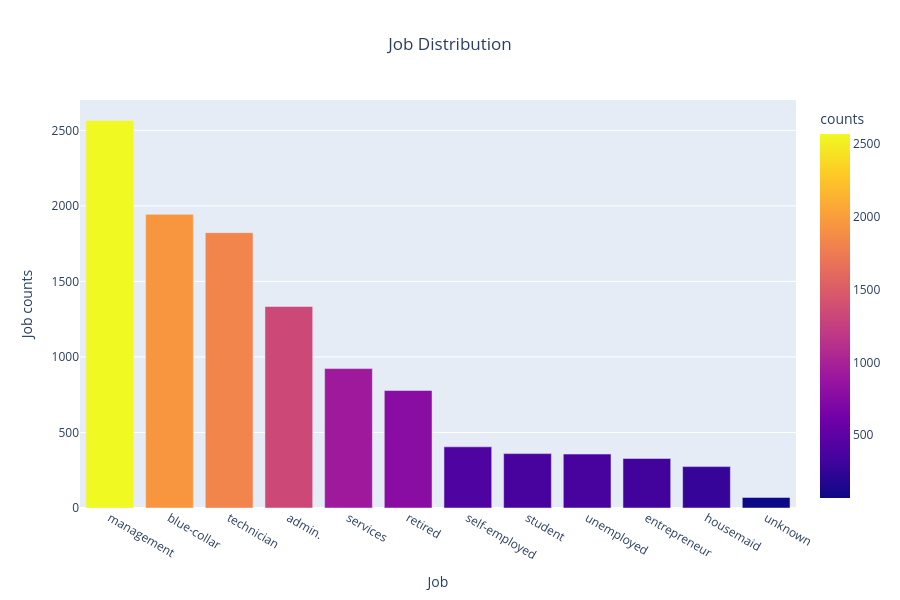
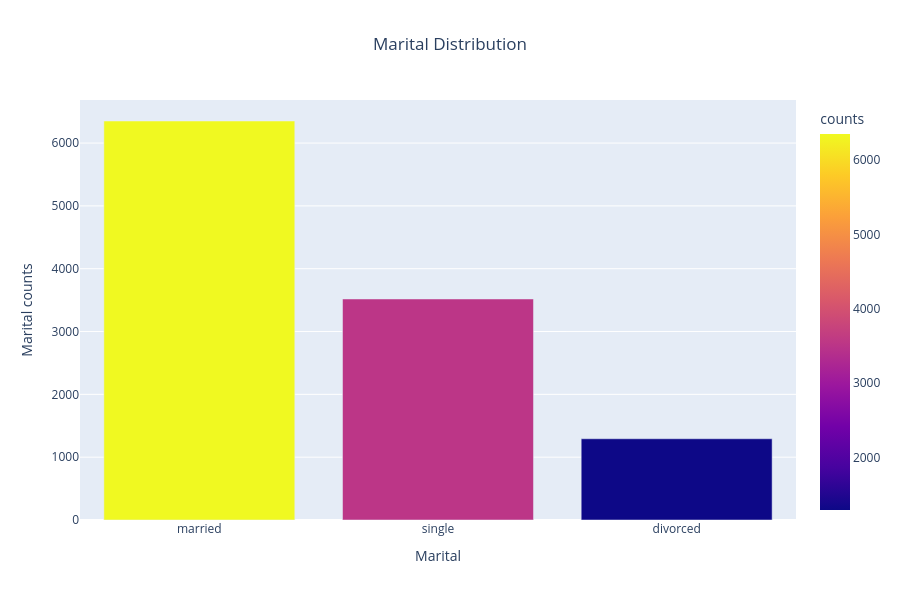
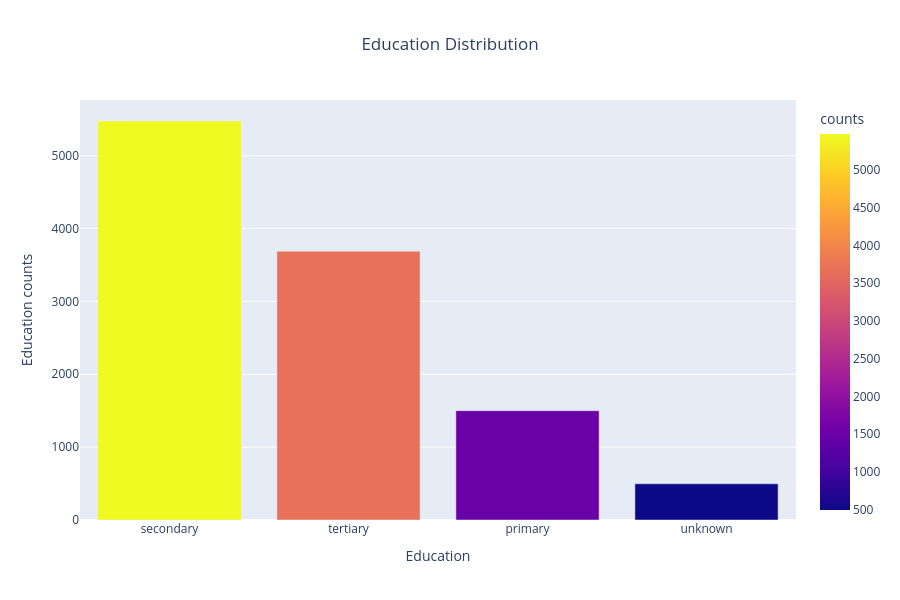

Notebook cell for these charts, in order:
### Markdown cell above
- Except age and day every other column is heavily right skewed. Balance has a skewness of 8.22 which is likely because of the extreme balances. The skewness of the columns can be reduced using different transformation techniques if the model doesn't generalize on true data.

### Code cell
for column in bank_df.select_dtypes(include='object').columns:
    if column == 'deposit':
        continue
    value_count = bank_df[column].value_counts().sort_values(ascending=False).reset_index(name='counts')

    fig = px.bar(
        data_frame=value_count,
        x=column,
        y='counts',
        color='counts',
        title=f"{column.title()} Distribution"
    )

    fig.update_layout(
        title_x = 0.5,
        xaxis_title = column.title(),
        yaxis_title = f'{column.title()} counts',
        width=900,
        height=600
    )

    fig.show()

### Figure 1 — Plotly figure (JSON) as saved in the notebook; plotly's stock layout.template omitted (floating-point values rounded to 4 significant figures)
{"data": [{"alignmentgroup": "True", "hovertemplate": "job=%{x}<br>counts=%{marker.color}<extra></extra>", "legendgroup": "", "marker": {"color": [2566, 1944, 1823, 1334, 923, 778, 405, 360, 357, 328, 274, 70], "coloraxis": "coloraxis", "pattern": {"shape": ""}}, "name": "", "offsetgroup": "", "orientation": "v", "showlegend": false, "textposition": "auto", "type": "bar", "x": ["management", "blue-collar", "technician", "admin.", "services", "retired", "self-employed", "student", "unemployed", "entrepreneur", "housemaid", "unknown"], "xaxis": "x", "y": [2566, 1944, 1823, 1334, 923, 778, 405, 360, 357, 328, 274, 70], "yaxis": "y"}], "layout": {"barmode": "relative", "coloraxis": {"colorbar": {"title": {"text": "counts"}}, "colorscale": [[0, "#0d0887"], [0.1111, "#46039f"], [0.2222, "#7201a8"], [0.3333, "#9c179e"], [0.4444, "#bd3786"], [0.5556, "#d8576b"], [0.6667, "#ed7953"], [0.7778, "#fb9f3a"], [0.8889, "#fdca26"], [1, "#f0f921"]]}, "height": 600, "legend": {"tracegroupgap": 0}, "title": {"text": "Job Distribution", "x": 0.5}, "width": 900, "xaxis": {"anchor": "y", "domain": [0, 1], "title": {"text": "Job"}}, "yaxis": {"anchor": "x", "domain": [0, 1], "title": {"text": "Job counts"}}}}

### Figure 2 — Plotly figure (JSON) as saved in the notebook; plotly's stock layout.template omitted (floating-point values rounded to 4 significant figures)
{"data": [{"alignmentgroup": "True", "hovertemplate": "marital=%{x}<br>counts=%{marker.color}<extra></extra>", "legendgroup": "", "marker": {"color": [6351, 3518, 1293], "coloraxis": "coloraxis", "pattern": {"shape": ""}}, "name": "", "offsetgroup": "", "orientation": "v", "showlegend": false, "textposition": "auto", "type": "bar", "x": ["married", "single", "divorced"], "xaxis": "x", "y": [6351, 3518, 1293], "yaxis": "y"}], "layout": {"barmode": "relative", "coloraxis": {"colorbar": {"title": {"text": "counts"}}, "colorscale": [[0, "#0d0887"], [0.1111, "#46039f"], [0.2222, "#7201a8"], [0.3333, "#9c179e"], [0.4444, "#bd3786"], [0.5556, "#d8576b"], [0.6667, "#ed7953"], [0.7778, "#fb9f3a"], [0.8889, "#fdca26"], [1, "#f0f921"]]}, "height": 600, "legend": {"tracegroupgap": 0}, "title": {"text": "Marital Distribution", "x": 0.5}, "width": 900, "xaxis": {"anchor": "y", "domain": [0, 1], "title": {"text": "Marital"}}, "yaxis": {"anchor": "x", "domain": [0, 1], "title": {"text": "Marital counts"}}}}

### Figure 3 — Plotly figure (JSON) as saved in the notebook; plotly's stock layout.template omitted (floating-point values rounded to 4 significant figures)
{"data": [{"alignmentgroup": "True", "hovertemplate": "education=%{x}<br>counts=%{marker.color}<extra></extra>", "legendgroup": "", "marker": {"color": [5476, 3689, 1500, 497], "coloraxis": "coloraxis", "pattern": {"shape": ""}}, "name": "", "offsetgroup": "", "orientation": "v", "showlegend": false, "textposition": "auto", "type": "bar", "x": ["secondary", "tertiary", "primary", "unknown"], "xaxis": "x", "y": [5476, 3689, 1500, 497], "yaxis": "y"}], "layout": {"barmode": "relative", "coloraxis": {"colorbar": {"title": {"text": "counts"}}, "colorscale": [[0, "#0d0887"], [0.1111, "#46039f"], [0.2222, "#7201a8"], [0.3333, "#9c179e"], [0.4444, "#bd3786"], [0.5556, "#d8576b"], [0.6667, "#ed7953"], [0.7778, "#fb9f3a"], [0.8889, "#fdca26"], [1, "#f0f921"]]}, "height": 600, "legend": {"tracegroupgap": 0}, "title": {"text": "Education Distribution", "x": 0.5}, "width": 900, "xaxis": {"anchor": "y", "domain": [0, 1], "title": {"text": "Education"}}, "yaxis": {"anchor": "x", "domain": [0, 1], "title": {"text": "Education counts"}}}}
